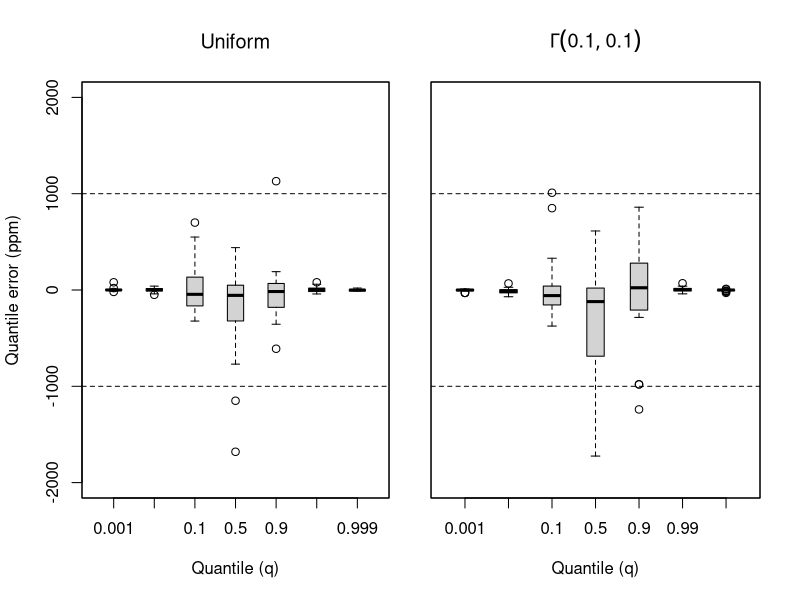

This figure's R source:
errorData = read.delim("errors.csv")

plotError = function(dist, ylim=c(-2000, 2000), yaxt='s', ylab, text) {
  boxplot(1e6*error ~ Q, errorData[errorData$dist==dist,], ylim=ylim,
          xlab="Quantile (q)", ylab=ylab, yaxt=yaxt, boxwex=0.4,
          main = text)
  box()
  abline(h=1000, lty=2)
  abline(h=-1000, lty=2)
}

eldest = par(lwd=0.2)
pdf("error.pdf", width=6, height=3, pointsize=7)
layout(matrix(c(1,2), 1, 2, byrow=T), heights=c(1200, 1200), widths=c(1285,1100))
#plotError('mixture', 'mixture-error.png')
plotError('uniform', ylab="Quantile error (ppm)", text=expression(Uniform))
old = par(mar=c(5.1,0,4.1,2))
plotError('gamma', yaxt='n', ylab=NA, text=expression(Gamma(0.1, 0.1)))
par(old)
  dev.off()
par(eldest)
